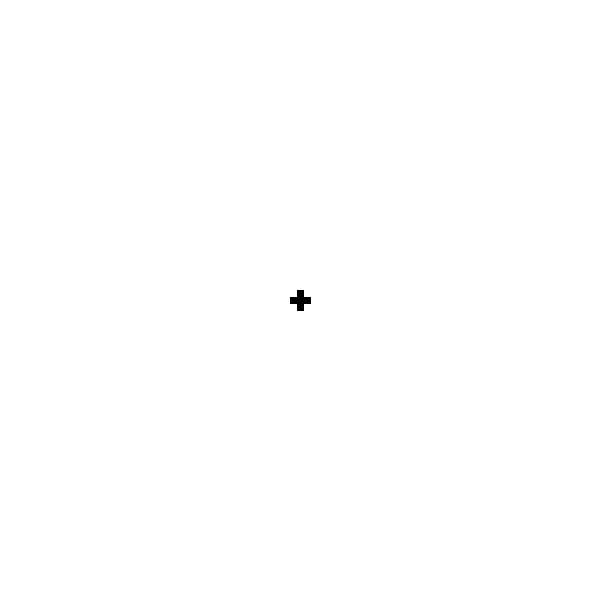
Frame 1 (no input)
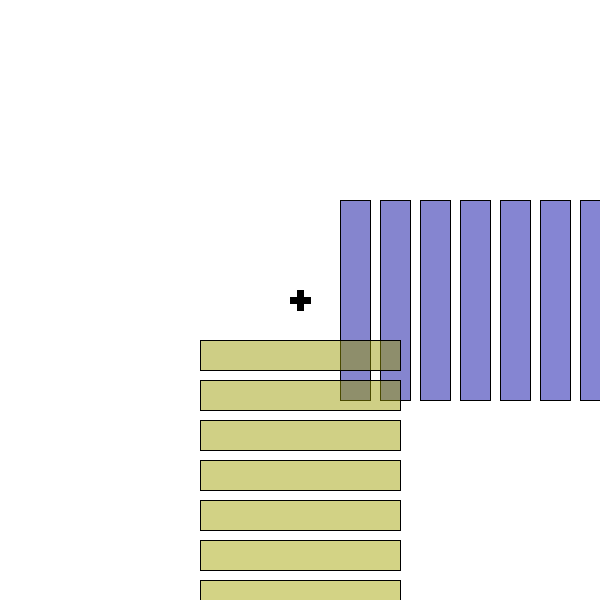
Frame 60 (the mouse pressed at the canvas centre just before this capture)
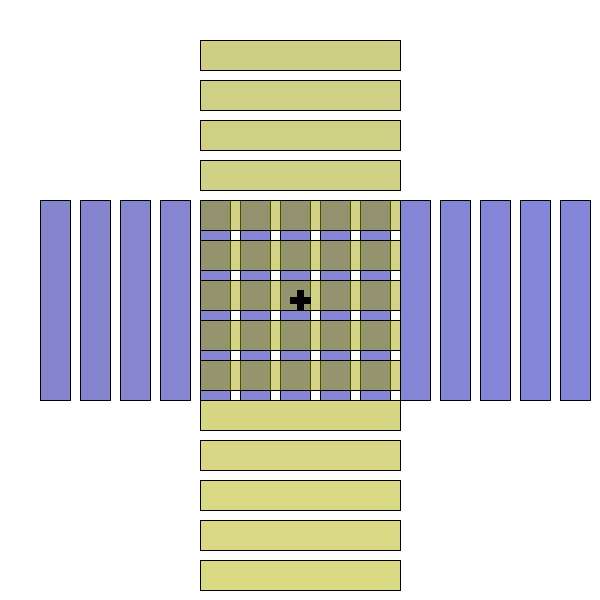
Frame 120 (the mouse held since frame 60 and released just before this capture)

The Processing sketch that drew these frames (run headless with seeded random() and noise(); from frame 60 on, the mouse is pressed at the canvas centre):

// Processing sketch: processing_7790
// ── processing_7790.pde

/*
primo esperimento Psicologia della Percezione
docente psicologia: Emanuele Arielli
docente programmazione: Davide Rocchesso

studente: Giuseppe Burdo

abstract: considerando la teoria dell'opponenza cromatica di Hering e le sperimentazioni sugli effetti postumi di colore, 
verificare sperimentalmente se prevale percettivamente uno dei colori tra il blu e giallo, a parità di condizioni fisiche.

*/

Blue myBlue;      // insieme di rettangoli blu
Yellow myYellow;  // insieme di rettangoli gialli
Croce myCroce;    // croce centrale da fissare costantemente
int time;         // temporizzazione per far comparire il quadrato centrale


void setup() {
  size(600,600);
  frameRate (50);

  // Inizializzazione delle classi
  myBlue = new Blue();  // richiama il costruttore del blu
  myYellow = new Yellow (); // richiama il costruttore del giallo
  myCroce = new Croce ();
  time = millis() + 15000;  //determina la temporizzazione

}

void draw() {

  background(255);
  myBlue.move();    // richiama i blocchi blu e giallo in movimento 
  myBlue.display();
  myYellow.move ();
  myYellow.display ();
  myCroce.display ();

  int g = millis();
  
  println("millis = " + millis());  // non indispensabile, ma possibilmente utile allo sperimentatore per verificare il tempo costantemente e poi come strumento di debug
  println("time = " + time);
  
  if (millis() > time) {      // dopo 15 secondi fai comparire il quadrato con la croce al centro
    background (255);
    fill (255);
    rect ((width/2-100),(height/2-100),200,200);
    fill (0);
    rect (width/2-10,height/2-3,20,6);
    rect (width/2-3,height/2-10,6,20);
  }

}

class Yellow { // definisce la classe del giallo

  float xpos, ypos, xspeed;

  Yellow() {   // costruttore del giallo, determina posizione di partenza e direzione

    xpos = width/2;
    ypos = height;
    xspeed = -1;
  }
  void display() {

    noStroke ();  // disegna i rettangoli 

    if (ypos > -4000) {
      for (int y=40; y < 5000; y += 40) {
        stroke (0);
        fill (150+y/20,150+y/20,0,122);
        rect(xpos-100,ypos+y,200,30);
      }
    }
  }

  void move() {     //   direzione e velocità del giallo
    ypos = ypos + xspeed*5;
    if (ypos > height) {
      ypos = 0;
    }
  }
}


class Blue {   // definisce la classe del blu

  float xpos, ypos, xspeed;

  Blue() { // costruttore del blu, determina posizione di partenza e direzione


    xpos = width;
    ypos = height/2;
    xspeed = -1;
  }
  
  void display() {

    noStroke ();  // disegna i rettangoli

    if (xpos < 2000) {
      for (int y=40; y < 4200; y += 40) {
        fill (0,0,150+y/20,122);
        stroke (0);
        rect(xpos+y,ypos-100,30,200); 
      }
      if (xpos < -3400) {
        fill (255);
        rect (width,height,0,0);
      }
    }

  }

  void move() {          //   direzione e velocità del blu
    xpos = xpos + xspeed*5;
    if (xpos > width) {
      xpos = 0;
    }
  }
}


class Croce {          //   disegna la croce al centro fin dall'inizio

  void display () {
    fill (0);
    rect (width/2-10,height/2-3,20,6);
    rect (width/2-3,height/2-10,6,20);
  }
}
